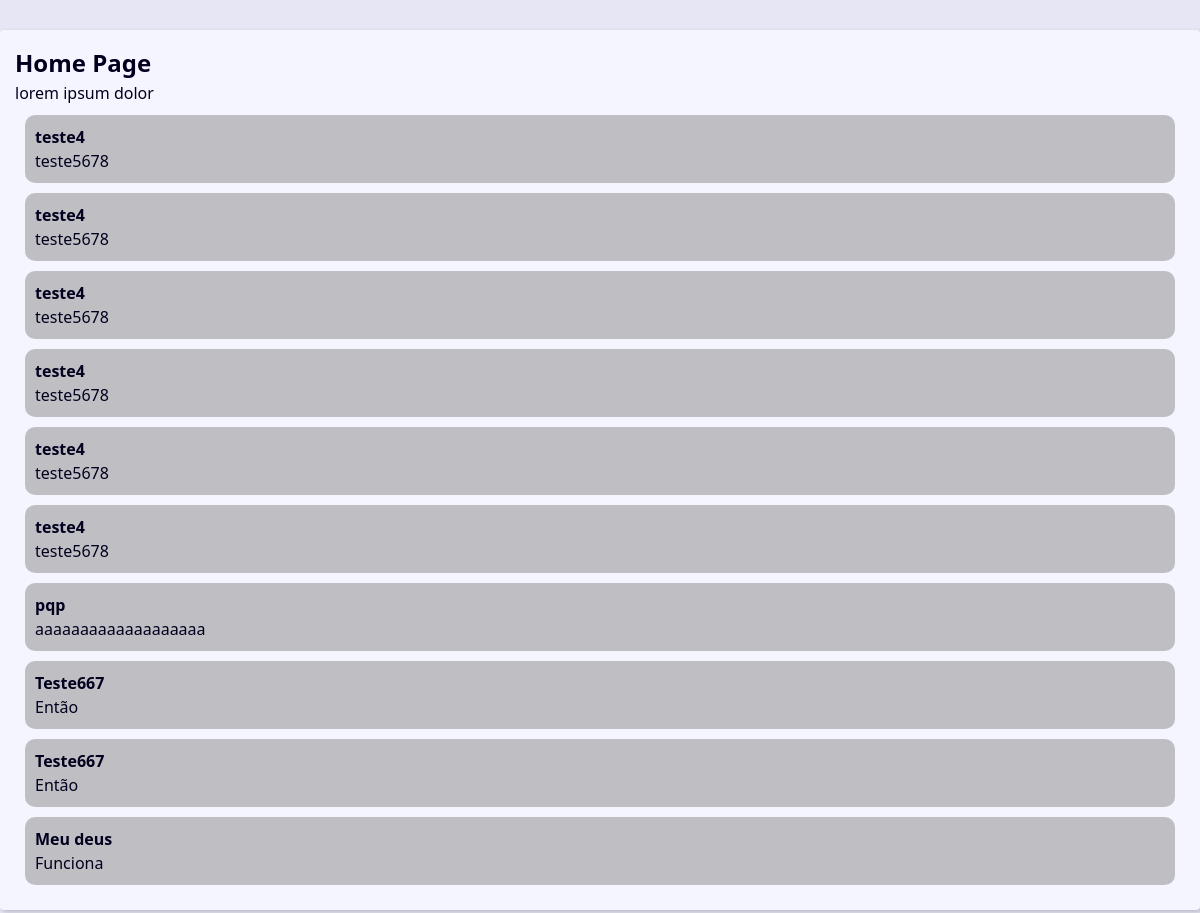
The page / on the database its author committed.
### publication/models.py (models this page shows)
class Publication( models.Model ):
    title = models.CharField(max_length=50)
    content = models.TextField()
    visible = models.BooleanField(default=True)

### publication/views.py (the view)
# urls.py: path('', views.home, name='home'),
def home(request):
    publications = Publication.objects.all()
    context = {
        'publications' : publications
    }
    return render(request,'publication/home.html',context)

### publication/templates/publication/home.html (shortened to what this page needs)
{% extends 'global/base.html' %}
{% block content %}
<section>
    <h2>Home Page</h2>
    <p>lorem ipsum dolor</p>
    {% if publications %}
        {% for publication in publications %}
            <div class="publication">
                <h4>{{publication.title}}</h4>
                <p>{{publication.content}}</p>
            </div>
        {% endfor %}
    {% endif %}
</section>
{% endblock content %}

### base_templates/global/base.html (shortened to what this page needs)
{% load static %}
<!DOCTYPE html>
<html lang="en">
<head>
    <link rel="stylesheet" href="{% static 'global/css/style.css' %}" >
</head>
<body>
    <main class='content'>
        {% block content %}{% endblock content %}
    </main>
</body>
</html>

### base_static/global/css/style.css (style rules this page uses)
:root { --spacing: 1.5rem; --link-dark-color: rgb(0, 83, 134); --link-light-color: rgb(156, 217, 255); --clr-white: rgb(245, 245, 255); --clr-black: rgb(0, 0, 30); --clr-light-gray: rgb(230, 230, 245); --clr-dark-shadow-5: rgba(0, 0, 10, 5%); --clr-dark-shadow-10: rgba(0, 0, 10, 10%); --clr-dark-shadow-20: rgba(0, 0, 10, 20%); --clr-light-shadow-5: rgba(200, 200, 255, 5%); --clr-light-shadow-10: rgba(200, 200, 255, 10%); --clr-light-shadow-20: rgba(200, 200, 255, 20%); --main-page-width: 120rem; --table-min-width: 60rem; --biggest-font-size: 5rem; --bigger-font-size: 4rem; --big-font-size: 3.2rem; --medium-font-size: 2.4rem; --small-font-size: 1.6rem; --smaller-font-size: 1.4rem; --smallest-font-size: 1.2rem; --transition-fast: 300ms; --transition-medium: 600ms; --transition-slow: 1s; --default-border-radius: 4px; }
*, *::before, *::after { margin: 0; padding: 0; box-sizing: border-box; }
html { font-size: 62.5%; }
body { font-family: system-ui, -apple-system, BlinkMacSystemFont, 'Segoe UI', Roboto, Oxygen, Ubuntu, Cantarell, 'Open Sans', 'Helvetica Neue', sans-serif; line-height: 1.5; font-size: var(--small-font-size); color: var(--clr-black); -webkit-font-smoothing: antialiased; background: var(--clr-light-gray); }
.content { max-width: var(--main-page-width); margin: calc(var(--spacing) * 2) auto; padding: var(--spacing); background: var(--clr-white); box-shadow: 2px 2px 5px var(--clr-dark-shadow-20); border-radius: var(--default-border-radius); }
.publication { background-color: rgba(128, 128, 128, 0.472); padding: 10px; margin: 10px; border-radius: 10px; }

### rows shown on the page
Publication: title "teste4", content "teste5678"
Publication: title "teste4", content "teste5678"
Publication: title "teste4", content "teste5678"
Publication: title "teste4", content "teste5678"
Publication: title "teste4", content "teste5678"
Publication: title "teste4", content "teste5678"
Publication: title "pqp", content "aaaaaaaaaaaaaaaaaaa"
Publication: title "Teste667", content "Então"
Publication: title "Teste667", content "Então"
Publication: title "Meu deus", content "Funciona"
